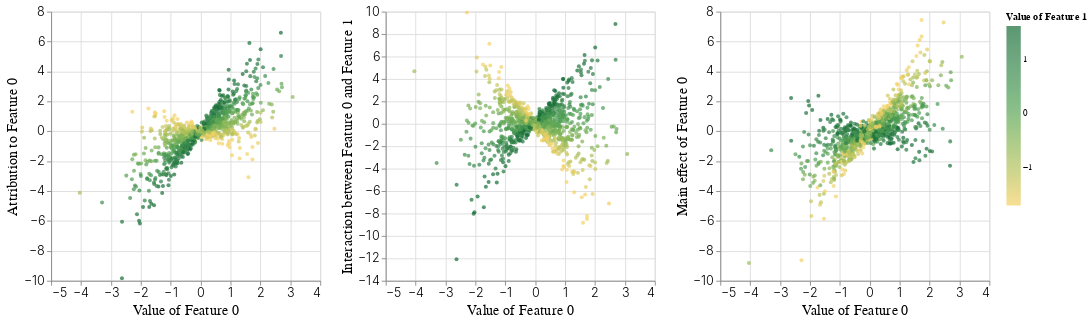

This figure's notebook cell:
### Code cell
scatter_plot(attributions,
             feature_values,
             feature_index=0,
             interactions=interactions,
             color_by=1,
             feature_names=None)

### Figure 1 — Vega-Lite specification as saved in the notebook (floating-point values rounded to 4 significant figures; data arrays with more than 128 entries replaced by an {"elided": "..."} marker saying what was removed)
{"$schema": "https://vega.github.io/schema/vega-lite/v3.4.0.json", "config": {"axis": {"labelFontSize": 14, "labelFontWeight": 300, "titleFontSize": 16, "titleFontWeight": 400}, "mark": {"tooltip": null}, "view": {"height": 300, "width": 400}}, "datasets": {"data-5ae566d63a719ff924af7973b396756b": {"elided": "1000 records"}, "data-77e0bb9719e11a1757926a2410182b39": {"elided": "1000 records"}}, "hconcat": [{"data": {"name": "data-77e0bb9719e11a1757926a2410182b39"}, "encoding": {"color": {"field": "Value of Feature 1", "scale": {"scheme": "goldgreen"}, "type": "quantitative"}, "x": {"field": "Value of Feature 0", "type": "quantitative"}, "y": {"field": "Attribution to Feature 0", "type": "quantitative"}}, "height": 300, "mark": {"filled": true, "size": 20, "type": "point"}, "width": 300}, {"data": {"name": "data-5ae566d63a719ff924af7973b396756b"}, "encoding": {"color": {"field": "Value of Feature 1", "scale": {"scheme": "goldgreen"}, "type": "quantitative"}, "x": {"field": "Value of Feature 0", "type": "quantitative"}, "y": {"field": "Interaction between Feature 0 and Feature 1", "type": "quantitative"}}, "height": 300, "mark": {"filled": true, "size": 20, "type": "point"}, "width": 300}, {"data": {"name": "data-5ae566d63a719ff924af7973b396756b"}, "encoding": {"color": {"field": "Value of Feature 1", "scale": {"scheme": "goldgreen"}, "type": "quantitative"}, "x": {"field": "Value of Feature 0", "type": "quantitative"}, "y": {"field": "Main effect of Feature 0 ", "type": "quantitative"}}, "height": 300, "mark": {"filled": true, "size": 20, "type": "point"}, "width": 300}]}
